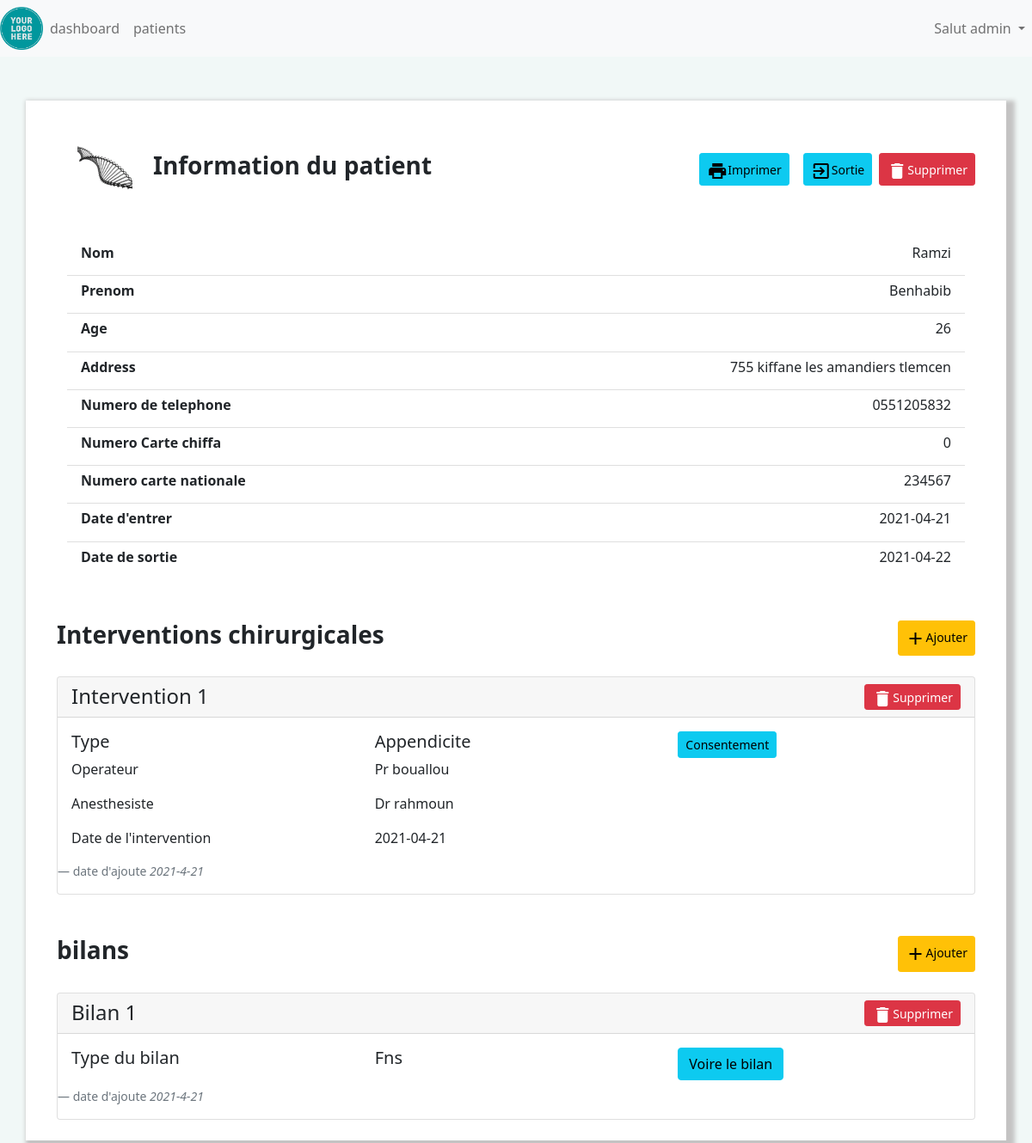
Page /patientShow?patient=12 (signed in) on the committed database.
### clinical/models.py (models this page shows)
class Admin(db.Model,UserMixin):
    id=db.Column(db.Integer(),primary_key=True)
    username=db.Column(db.String(length=30),nullable=False)
    password=db.Column(db.String(length=30),nullable=False)

class Patient(db.Model):
    id=db.Column(db.Integer(),primary_key=True)
    firstname=db.Column(db.String(length=30),nullable=False)
    lastname=db.Column(db.String(length=30),nullable=False)
    address=db.Column(db.String(length=30),nullable=False)
    age=db.Column(db.Integer(),nullable=False)
    phone=db.Column(db.String(length=15),nullable=False)
    identitynbr=db.Column(db.Integer(),nullable=False)
    chiffanbr=db.Column(db.Integer(),nullable=False)
    date_added=db.Column(db.DateTime, default=datetime.datetime.utcnow)
    entrydate=db.Column(db.Date())
    exitdate=db.Column(db.Date())
    surgeries=db.relationship('Surgery',backref='patient_surgery',cascade="all,delete",lazy=True)
    checkups=db.relationship('Checkup',backref='patient_checkup',cascade="all,delete",lazy=True)

class Surgery(db.Model):
    id=db.Column(db.Integer(),primary_key=True)
    name=db.Column(db.String(length=30),nullable=False)
    doctor=db.Column(db.String(length=30),nullable=False)
    anesthesist=db.Column(db.String(length=30),nullable=False)
    date=db.Column(db.Date(),nullable=False)
    patient=db.Column(db.Integer(),db.ForeignKey('patient.id'))
    date_added=db.Column(db.DateTime, default=datetime.datetime.utcnow)

class Checkup(db.Model):
    id=db.Column(db.Integer(),primary_key=True)
    name=db.Column(db.String(length=30),nullable=False)
    path=db.Column(db.String(length=30),nullable=False)
    patient=db.Column(db.Integer(),db.ForeignKey('patient.id'))
    date_added=db.Column(db.DateTime, default=datetime.datetime.utcnow)

### clinical/routes.py (the view)
@app.route('/patientShow',methods=['GET','POST'])
def patientShow():
    id=request.args.get("patient")
    form=UpdateExite()
    if form.validate_on_submit():
        print('submit')
        patient=Patient.query.filter(Patient.id==id).first()
        print(patient)
        patient.exitdate=form.exitDate.data
        db.session.commit()
    print(id)
    patient=Patient.query.filter_by(id=id).first()
    if request.args.get("action") and request.args.get("action")=="delete_surgery":
        id_surgery=request.args.get("surgery")
        surgery=Surgery.query.filter_by(id=id_surgery).first()
        db.session.delete(surgery)
        db.session.commit()
        return redirect(url_for('patientShow',patient=id))
    if request.args.get("action") and request.args.get("action")=="delete_checkup":
        id_checkup=request.args.get("checkup")
        checkup=Checkup.query.filter_by(id=id_checkup).first()
        db.session.delete(checkup)
        db.session.commit()
        return redirect(url_for('patientShow',patient=id))
    if request.args.get("action") and request.args.get("action")=="delete_patient":
        print('delete patient')
        db.session.delete(patient)
        db.session.commit()
        return redirect(url_for('patients_page',page_num=1))
    if request.args.get("action") and request.args.get("action")=="exit_patient":
        patient=Patient.query.filter_by(id=id).first()
        patient.exitdate=datetime.datetime.now()
        session.commit()
        return redirect(url_for('patientShow',patient=id))
    return render_template('patientShow.html',patient=patient,form=form)

### clinical/models.py (called while the page is built)
@login_manager.user_loader
def load_user(user_id):
    return Admin.query.get(int(user_id))

### clinical/templates/patientShow.html (shortened to what this page needs)
{% extends 'base.html' %}
{% block content%}
{%if not  'print' in request.args  %}
<div style="background-color: rgb(241, 248, 247); border-style: solid; border-color: rgb(241, 248, 247) ;">
<div class="container mt-5 p-4" style="box-shadow:5px 5px 5px 5px rgb(196, 195, 195); background-color: white;">
  {%endif%}
   <div class="container">
      <div class="d-flex justify-content-between ">
        <div class="d-flex flex-row my-4">
          {%if not 'print' in request.args  %}
          <img src="../static/images/Molecular DNA.gif" class="mx-4"/>
          {% endif %}
          <h3 class="d-flex justify-content-between align-items-center"><strong>Information du patient</strong> </h3>
        </div>
         {%if not 'print' in request.args  %}
          <div class="d-flex justify-content-between align-items-center">
            <a class=" btn btn-info btn-sm d-flex justify-content-center align-content-between pt-2 mx-2 " target="_blank" href="{{url_for('patientShow',patient=patient.id,print='')}}">
              <i class="material-icons mr-1">print</i>
              <span>
                Imprimer
              </span>
            </a>
              <Button class=" btn btn-info btn-sm d-flex justify-content-center align-content-between pt-2 mx-2 " data-toggle="modal" data-target="#exampleModal" onclick="modalButtonClicked('{{patient.id}}','La date de sortie du patient','updateExit','{{patient.lastname}}','{{patient.firstname}}')">
                <i class="material-icons mr-1"> exit_to_app</i>
                <span>
                  Sortie
                </span></Button>
              <Button class=" btn btn-danger btn-sm d-flex justify-content-center align-content-between pt-2 " data-toggle="modal" data-target="#Modal" onclick="deleteButtonClicked({{ patient.id}},'{{ patient.lastname }}','patient')">
                <i class="material-icons mr-1">delete</i>
                <span>
                  Supprimer
                </span></Button>
          </div>
        {% endif%}
      </div>
      <div class="container ">
      <ul class="list-group mt-4 list-group-flush">
         <li class="list-group-item d-flex justify-content-between align-items-center">
            <h6><strong >Nom</strong></h6> <h6>{{patient.firstname}}</h6>
         </li>
         <li class="list-group-item d-flex justify-content-between align-items-center">
            <h6><strong >Prenom</strong></h6> <h6>{{patient.lastname}}</h6>
         </li>
         <li class="list-group-item d-flex justify-content-between align-items-center">
            <h6><strong >Age</strong></h6> <h6>{{patient.age}}</h6>
         </li>
         <li class="list-group-item d-flex justify-content-between align-items-center">
            <h6><strong >Address</strong></h6> <h6>{{patient.address}}</h6>
         </li>
         <li class="list-group-item d-flex justify-content-between align-items-center">
            <h6><strong >Numero de telephone</strong></h6> <h6>{{patient.phone}}</h6>
         </li>
         <li class="list-group-item d-flex justify-content-between align-items-center">
            <h6><strong >Numero Carte chiffa</strong></h6> <h6>{{patient.chiffanbr}}</h6>
         </li>
         <li class="list-group-item d-flex justify-content-between align-items-center">
            <h6><strong >Numero carte nationale</strong></h6> <h6>{{patient.identitynbr}}</h6>
         </li>
         <li class="list-group-item d-flex justify-content-between align-items-center">
            <h6><strong >Date d'entrer</strong></h6> <h6>{%if not patient.entrydate%}
               la date n'est pas specifie
            {%else %}
            {{patient.entrydate}}
            {%endif%}</h6>
         </li>
         <li class="list-group-item d-flex justify-content-between align-items-center">
            <h6><strong >Date de sortie</strong></h6> <h6>{%if not patient.exitdate%}
               la date n'est pas specifie
            {%else %}
            {{patient.exitdate}}
            {%endif%}</h6>
         </li>
       </ul>
      </div>
   </div>
   <div class="container mt-5">
      <div class="d-flex justify-content-between"><h3>
         <strong>Interventions chirurgicales</strong> </h3>
         {%if not 'print' in request.args  %}
         <a class=" btn btn-warning btn-sm d-flex justify-content-center align-content-between pt-2 "  type="submit" href="{{url_for('register_surgery',patient=patient.id)}}"">
          <i class="material-icons mr-1">add</i>
          <span>
            Ajouter
          </span></a>
         {%endif%}
      </div>
        {% for  i in patient.surgeries %}
      <div class="card mt-4">
         <h4 class="card-header"><div class="d-flex justify-content-between">Intervention {{loop.index}}
          {%if not 'print' in request.args  %}
          <a class=" btn btn-danger btn-sm d-flex justify-content-center align-content-between pb-0 "  data-toggle="modal" data-target="#Modal"
          onclick="deleteButtonClicked({{ patient.id}},'{{ i.name }}','surgery',{{ i.id}})">
            <i class="material-icons mr-1">delete</i>
            <span>
              Supprimer
            </span></a>
          {% endif%}
         </div></h4>
         <div class="card-body">
           <div class="row">
              <div class="col">
                <h5 class="card-title">Type </h5>
                <p class="card-text">Operateur</p>
                <p class="card-text">Anesthesiste</p>
                <p class="card-text">Date de l'intervention</p>
              </div>
              <div class="col">
                <h5 class="card-title">{{i.name}}</h5>
                <p>{{i.doctor}}</p>
                <p>{{i.anesthesist}}</p>
                <p>{{i.date}}</p>
              </div>
              <div class="col-sm">
                {%if not 'print' in request.args  %}
                <Button class="btn btn-info btn-sm"  data-toggle="modal" data-target="#exampleModal"
                onclick="modalButtonClicked('{{patient.id}}','Consentement','consent','{{patient.lastname}}','{{patient.firstname}}','{{i.doctor}}')">Consentement</Button>
                {%endif%}
              </div>
           </div>
         </div>
         <footer class="blockquote-footer">date d'ajoute <cite title="Source Title">{{i.date_added.year }}-{{i.date_added.month }}-{{i.date_added.day }}</cite></footer>
      </div>
         {% else%}
           Ce patient n'a aucune itervention
        {% endfor %}
   </div>
   <div class="container mt-5">
      <div class="d-flex justify-content-between">
         <h3><strong>bilans</strong> </h3>
         {%if not 'print' in request.args  %}
         <a class=" btn btn-warning btn-sm d-flex justify-content-center align-content-between pt-2 "  type="submit"href="{{url_for('register_checkup',patient=patient.id)}}"">
          <i class="material-icons mr-1">add</i>
          <span>
            Ajouter
          </span></a>
          {%endif%}
      </div>
   {% for i in patient.checkups%}
   <div class="card mt-4">
      <h4 class="card-header">
         <div class="d-flex justify-content-between">
         Bilan {{loop.index}}
         {%if not 'print' in request.args  %}
          <a class=" btn btn-danger btn-sm d-flex justify-content-center align-content-between pb-0 " data-toggle="modal" data-target="#Modal"
          onclick="deleteButtonClicked('{{ patient.id}}','{{ i.name }}','checkup','{{i.id}}')">
            <i class="material-icons mr-1">delete</i>
            <span>
              Supprimer
            </span></a>
          {%endif%}
      </div>
   </h4>
      <div class="card-body">
        <div class="row">
          <div class="col-sm">
            <h5 class="card-title">Type du bilan</h5>
          </div>
          <div class="col-sm">
            <h5 class="card-title"> {{i.name}}</h5>
          </div>
          <div class="col-sm">
            {%if not 'print' in request.args  %}
            <a type="button" class="btn btn-info" data-toggle="modal" data-target="#exampleModal" onclick="modalButtonClicked('{{ i.path }}','{{ i.name}}','bilan')" >
            Voire le bilan
            </a>
            {% endif%}
      </div>
    </div>
      </div>
      <footer class="blockquote-footer pt-2">date d'ajoute <cite title="Source Title">{{i.date_added.year }}-{{i.date_added.month }}-{{i.date_added.day }}</cite></footer>
   </div>
      {% else%}
         Ce patient n'a aucun billan
   {% endfor%}
   </div>
</div>
{% endblock%}

### clinical/templates/navbar.html (shortened to what this page needs)
<nav class="navbar navbar-expand-lg navbar-light bg-light">
  <img src="../static/images/yourlogo2.png" style="max-width: 50px; max-height: 50px;"/>
  <div class="collapse navbar-collapse justify-content-between" id="navbarSupportedContent">
    <ul class="navbar-nav mr-auto">
      <li class="nav-item active">
        <a class="nav-link" href="{{url_for('dashboard_page')}}">dashboard </a>
      </li>
      <li class="nav-item">
        <a class="nav-link" href="{{url_for('patients_page',page_num=1)}}">patients</a>
      </li>
    </ul>
    {% if current_user.is_authenticated %}
    <ul class="navbar-nav ">
      <li class="nav-item dropdown">
        <a class="nav-link dropdown-toggle" href="#" id="navbarDropdown" role="button" data-toggle="dropdown" aria-haspopup="true" aria-expanded="false">
          Salut {{current_user.username}}
        </a>
      </li>
    </ul>
    {%endif%}
  </div>
</nav>

### clinical/static/styles/style.css (style rules this page uses)
body { background-color: #fff; }

### rows in the picture
Admin: username "admin"
Patient: firstname "Ramzi", lastname "Benhabib", age "26", address "755 kiffane les amandiers tlemcen", phone "0551205832", chiffanbr "0", identitynbr "234567", entrydate "2021-04-21", exitdate "2021-04-22"
Surgery: name "Appendicite", doctor "Pr bouallou", anesthesist "Dr rahmoun", date "2021-04-21", date_added.year "2021", date_added.month "4", date_added.day "21"
Checkup: name "Fns", date_added.year "2021", date_added.month "4", date_added.day "21"
